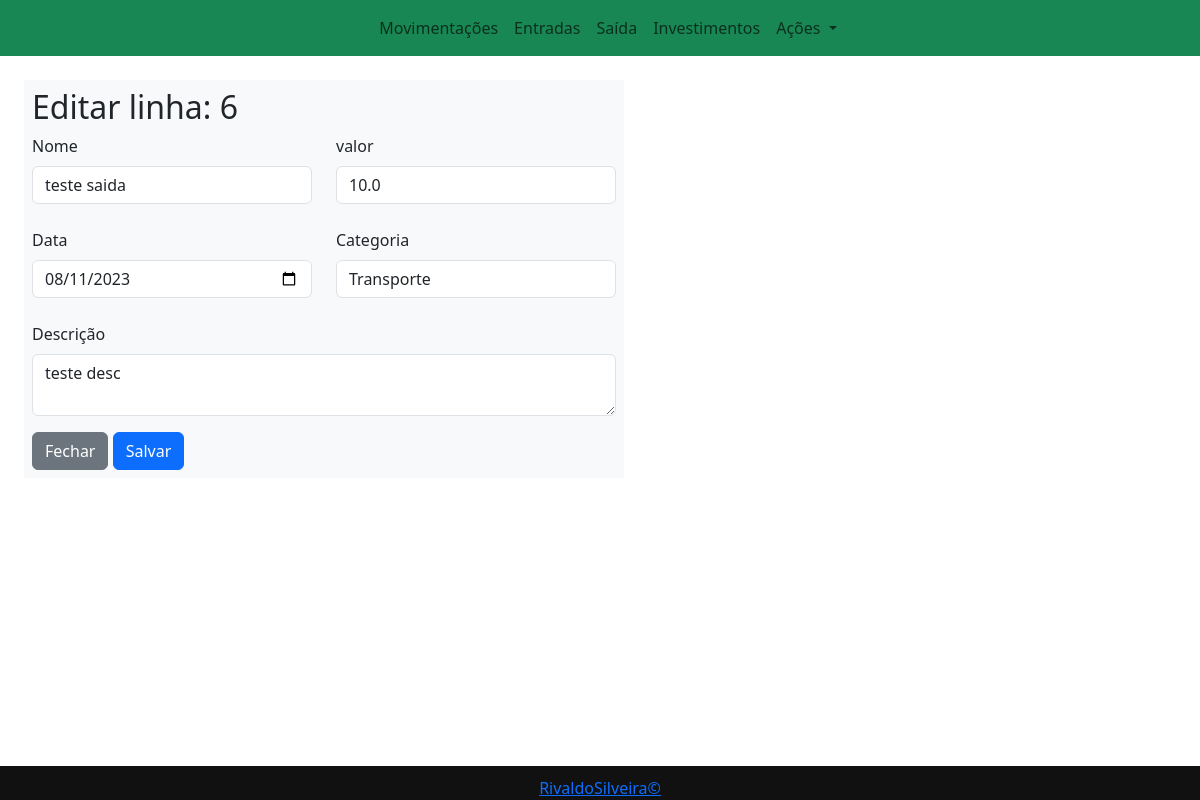
Page /editar?id=6 on the committed database.
### tables this page shows
CREATE TABLE "Movimentacoes" (
	"ID"	INTEGER NOT NULL UNIQUE,
	"nome"	TEXT NOT NULL,
	"tipo"	TEXT,
	"valor"	REAL NOT NULL,
	"categoria"	INTEGER,
	"descricao"	TEXT,
	"data"	TEXT NOT NULL,
	PRIMARY KEY("ID" AUTOINCREMENT)
);

### app.py (the view)
@app.route('/editar', methods = ['POST', 'GET'])
def editar():
    if request.method == 'POST':
        cursor.execute(f'UPDATE Movimentacoes SET nome = "{request.form["nome"]}", valor = "{request.form["valor"]}" , categoria = "{request.form["categoria"]}", descricao = "{request.form["descricao"]}", data = "{request.form["data"]}" WHERE id == {request.args["id"]};')
        data = cursor.fetchall()
        return redirect("http://localhost:5000/movimentacoes")
    else:
        cursor.execute(f'SELECT * FROM Movimentacoes WHERE id == {request.args["id"]}')
        data = cursor.fetchall()
        return render_template('editar.html', data = data)

### templates/editar.html
{% extends 'templatebase.html' %}
{% block content %}
<div class="row col-6 mt-4 ms-4">
    <form class="bg-light p-2" method="POST">
        <h2>Editar linha: {{ data[0][0] }}</h2>
        <div class="row">
            <div class="col">
                <label for="nome" class="form-label">Nome</label>
                <input type="text" class="form-control" value="{{ data[0][1] }}" id="nome" name="nome">
            </div>
            <div class="col">
                <label for="valor" class="form-label">valor</label>
                <input type="number" class="form-control" step="0.01" value="{{ data[0][3] }}" id="valor" name="valor">
            </div>
        </div>
        <div class="row mt-4">
            <div class="col">
                <label for="data" class="form-label">Data</label>
                <input type="date" class="form-control" value="{{ data[0][6] }}" id="data" name="data">
            </div>
            <div class="col">
                <label for="categoria" class="form-label">Categoria</label>
                <input type="text" class="form-control" value="{{ data[0][4] }}" id="categoria" name="categoria">
            </div>
        </div>
        <div class="row mt-4">
            <div class="col">
                <label for="descricao" class="form-label">Descrição</label>
                <textarea class="form-control" id="descricao" name="descricao">{{ data[0][5] }}</textarea>
            </div>
        </div>
        <div class="mt-3">
            <button type="button" class="btn btn-secondary" data-bs-dismiss="modal">Fechar</button>
            <button type="submit" class="btn btn-primary">Salvar</button>
        </div>
    </form>
</div>
{% endblock %}

### rows in the picture
Movimentacoes: ID "6", nome "teste saida", valor "10.0", data "08/11/2023", categoria "Transporte", descricao "teste desc"
